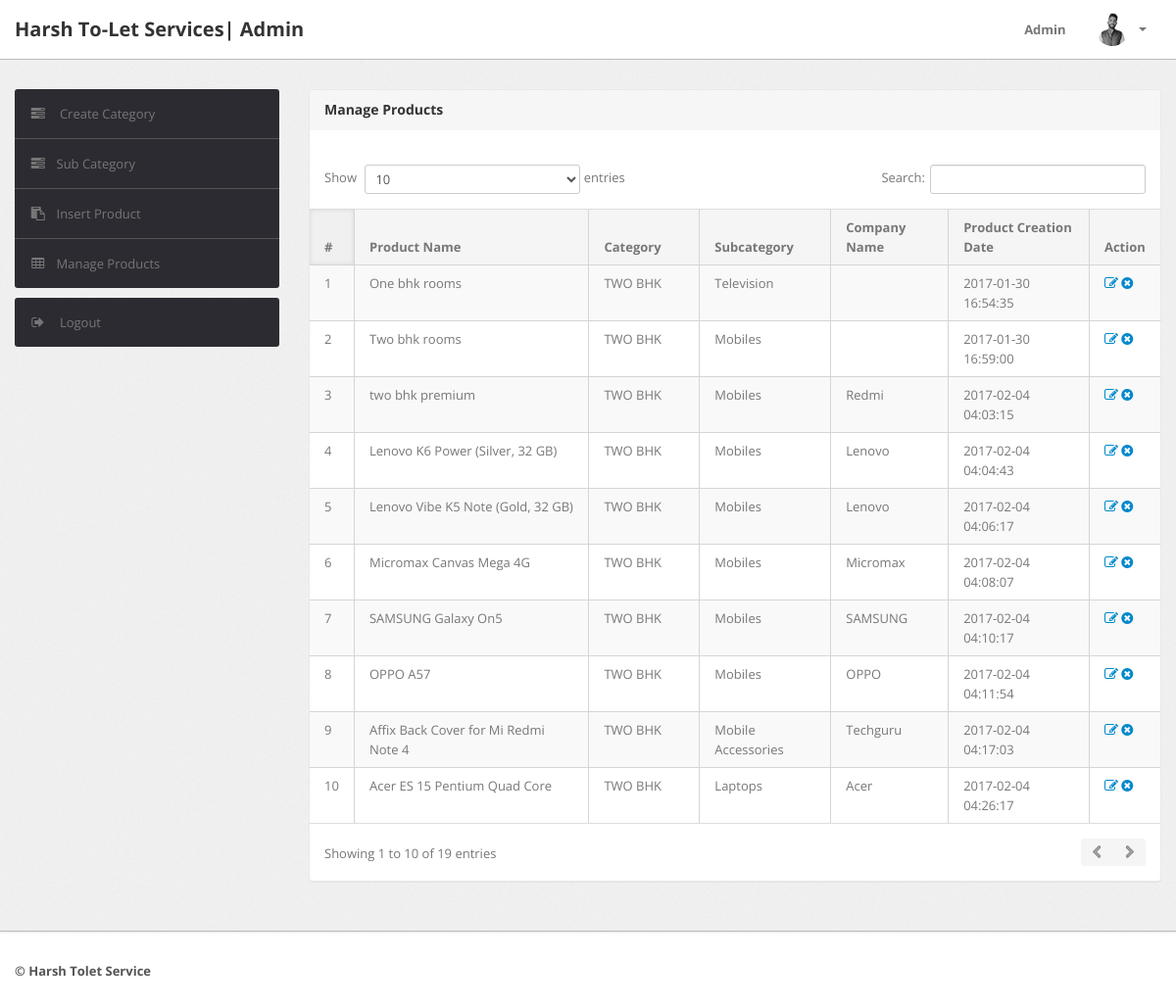
Page /Searching/admin/manage-products.php (signed in) on the earlier database version.
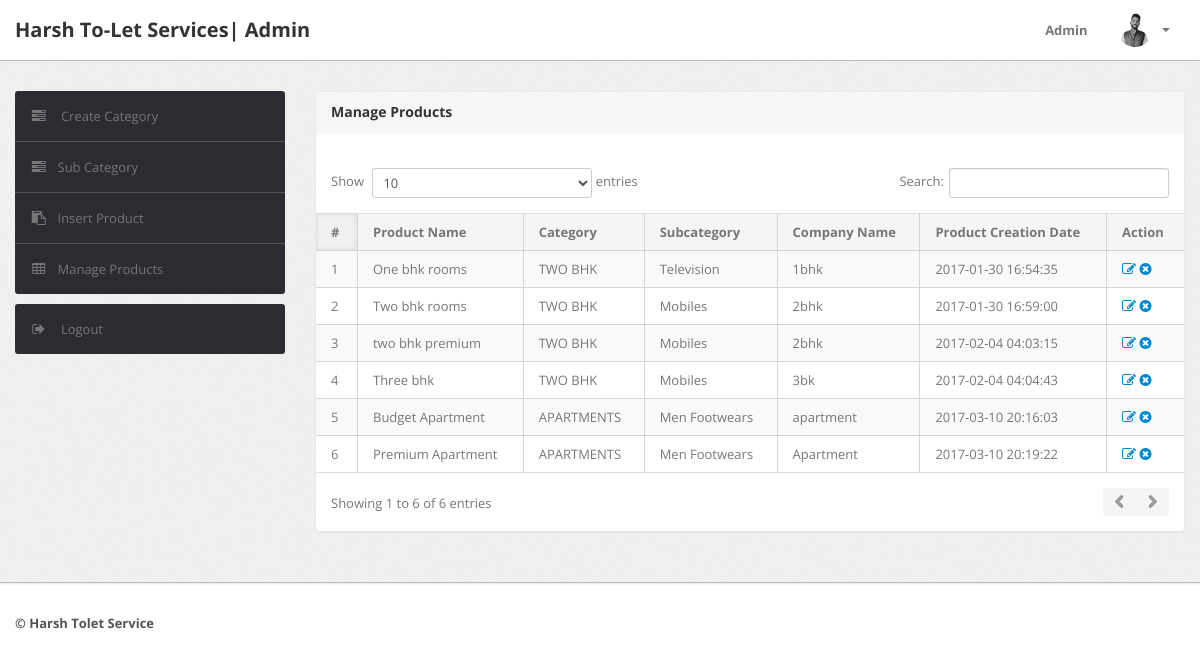
Same page on the later database version.
### tables this page shows
CREATE TABLE `products` (
  `id` int(11) NOT NULL,
  `category` int(11) NOT NULL,
  `subCategory` int(11) DEFAULT NULL,
  `productName` varchar(255) DEFAULT NULL,
  `productCompany` varchar(255) DEFAULT NULL,
  `productPrice` int(11) DEFAULT NULL,
  `productPriceBeforeDiscount` int(11) DEFAULT NULL,
  `productDescription` longtext,
  `productImage1` varchar(255) DEFAULT NULL,
  `productImage2` varchar(255) DEFAULT NULL,
  `productImage3` varchar(255) DEFAULT NULL,
  `shippingCharge` int(11) DEFAULT NULL,
  `productAvailability` varchar(255) DEFAULT NULL,
  `postingDate` timestamp NULL DEFAULT CURRENT_TIMESTAMP,
  `updationDate` varchar(255) DEFAULT NULL
);

CREATE TABLE `category` (
  `id` int(11) NOT NULL,
  `categoryName` varchar(255) DEFAULT NULL,
  `categoryDescription` longtext,
  `creationDate` timestamp NOT NULL DEFAULT CURRENT_TIMESTAMP,
  `updationDate` varchar(255) DEFAULT NULL
);

CREATE TABLE `subcategory` (
  `id` int(11) NOT NULL,
  `categoryid` int(11) DEFAULT NULL,
  `subcategory` varchar(255) DEFAULT NULL,
  `creationDate` timestamp NULL DEFAULT CURRENT_TIMESTAMP,
  `updationDate` varchar(255) DEFAULT NULL
);

### Searching/admin/manage-products.php (the view, shortened to what this page needs)
<?php
include('include/config.php');
if(strlen($_SESSION['alogin'])==0)
	{
header('location:index.php');
}
else{
?>
<!DOCTYPE html>
<html lang="en">
<head>
	<link type="text/css" href="bootstrap/css/bootstrap.min.css" rel="stylesheet">
	<link type="text/css" href="bootstrap/css/bootstrap-responsive.min.css" rel="stylesheet">
	<link type="text/css" href="css/theme.css" rel="stylesheet">
	<link type="text/css" href="images/icons/css/font-awesome.css" rel="stylesheet">
</head>
<body>
<?php include('include/header.php');?>
	<div class="wrapper">
		<div class="container">
			<div class="row">
<?php include('include/sidebar.php');?>
			<div class="span9">
					<div class="content">
	<div class="module">
							<div class="module-head">
								<h3>Manage Products</h3>
							</div>
							<div class="module-body table">
									<br />
								<table cellpadding="0" cellspacing="0" border="0" class="datatable-1 table table-bordered table-striped	 display" width="100%">
									<thead>
										<tr>
											<th>#</th>
											<th>Product Name</th>
											<th>Category </th>
											<th>Subcategory</th>
											<th>Company Name</th>
											<th>Product Creation Date</th>
											<th>Action</th>
										</tr>
									</thead>
									<tbody>
<?php $query=mysqli_query($con,"select products.*,category.categoryName,subcategory.subcategory from products join category on category.id=products.category join subcategory on subcategory.id=products.subCategory");
$cnt=1;
while($row=mysqli_fetch_array($query))
{
?>
										<tr>
											<td><?php echo htmlentities($cnt);?></td>
											<td><?php echo htmlentities($row['productName']);?></td>
											<td><?php echo htmlentities($row['categoryName']);?></td>
											<td> <?php echo htmlentities($row['subcategory']);?></td>
											<td><?php echo htmlentities($row['productCompany']);?></td>
											<td><?php echo htmlentities($row['postingDate']);?></td>
											<td>
											<a href="edit-products.php?id=<?php echo $row['id']?>" ><i class="icon-edit"></i></a>
											<a href="manage-products.php?id=<?php echo $row['id']?>&del=delete" onClick="return confirm('Are you sure you want to delete?')"><i class="icon-remove-sign"></i></a></td>
										</tr>
										<?php $cnt=$cnt+1; } ?>
								</table>
							</div>
						</div>
					</div>
				</div>
			</div>
		</div>
	</div>
<?php include('include/footer.php');?>
</body>
<?php } ?>

### Searching/admin/include/header.php (shortened to what this page needs)
<div class="navbar navbar-fixed-top">
		<div class="navbar-inner">
			<div class="container">
			  	<a class="brand" href="index.html">
			  		Harsh To-Let Services| Admin
			  	</a>
				<div class="nav-collapse collapse navbar-inverse-collapse">
					<ul class="nav pull-right">
						<li><a href="#">
							Admin
						</a></li>
						<li class="nav-user dropdown">
							<a href="#" class="dropdown-toggle" data-toggle="dropdown">
								<img src="images/user.png" class="nav-avatar" />
								<b class="caret"></b>
							</a>
						</li>
					</ul>
				</div>
			</div>
		</div>
	</div>

### Searching/admin/include/sidebar.php
<div class="span3">
					<div class="sidebar">
						<ul class="widget widget-menu unstyled">
                                <li><a href="category.php"><i class="menu-icon icon-tasks"></i> Create Category </a></li>
                                <li><a href="subcategory.php"><i class="menu-icon icon-tasks"></i>Sub Category </a></li>
                                <li><a href="insert-product.php"><i class="menu-icon icon-paste"></i>Insert Product </a></li>
                                <li><a href="manage-products.php"><i class="menu-icon icon-table"></i>Manage Products </a></li>
                            </ul>
						<ul class="widget widget-menu unstyled">
							<li>
								<a href="logout.php">
									<i class="menu-icon icon-signout"></i>
									Logout
								</a>
							</li>
						</ul>
					</div>
				</div>

### Searching/admin/include/footer.php
<div class="footer">
	<div class="container">
		<b class="copyright">&copy; Harsh Tolet Service </b>
	</div>
</div>

Differences in the rows shown:
removed products: productName "Lenovo Vibe K5 Note (Gold, 32 GB)", category.categoryName "TWO BHK", subcategory.subcategory "Mobiles", productCompany "Lenovo", postingDate "2017-02-04 04:06:17"
removed products: productName "Micromax Canvas Mega 4G", category.categoryName "TWO BHK", subcategory.subcategory "Mobiles", productCompany "Micromax", postingDate "2017-02-04 04:08:07"
removed products: productName "SAMSUNG Galaxy On5", category.categoryName "TWO BHK", subcategory.subcategory "Mobiles", productCompany "SAMSUNG", postingDate "2017-02-04 04:10:17"
removed products: productName "OPPO A57", category.categoryName "TWO BHK", subcategory.subcategory "Mobiles", productCompany "OPPO", postingDate "2017-02-04 04:11:54"
removed products: productName "Affix Back Cover for Mi Redmi Note 4", category.categoryName "TWO BHK", subcategory.subcategory "Mobile Accessories", productCompany "Techguru", postingDate "2017-02-04 04:17:03"
removed products: productName "Acer ES 15 Pentium Quad Core", category.categoryName "TWO BHK", subcategory.subcategory "Laptops", productCompany "Acer", postingDate "2017-02-04 04:26:17"
changed products "One bhk rooms": productCompany (not shown) → "1bhk"
changed products "Two bhk rooms": productCompany (not shown) → "2bhk"
changed products "two bhk premium": productCompany "Redmi" → "2bhk"
changed products: productName "Lenovo K6 Power (Silver, 32 GB)" → "Three bhk"; productCompany "Lenovo" → "3bk"
now on this page (row edited): products: productName "Budget Apartment", category.categoryName "APARTMENTS", subcategory.subcategory "Men Footwears", productCompany "apartment", postingDate "2017-03-10 20:16:03"
now on this page (row edited): products: productName "Premium Apartment", category.categoryName "APARTMENTS", subcategory.subcategory "Men Footwears", productCompany "Apartment", postingDate "2017-03-10 20:19:22"
Other differences:
text written by a page script: "Show entries Search: Showing 1 to 10 of 19 entries" → "Show entries Search: Showing 1 to 6 of 6 entries"
